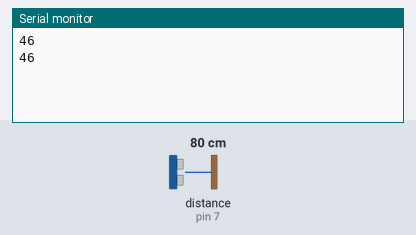
Bench run of a program on a simulated Arduino Uno, built with avr-gcc and run on an emulated ATmega328P. On the bench: the last lines printed to the serial monitor. Wiring (inferred from the names in the program): ultrasonic range finder: trigger pin 6; echo pin 7. Inputs (shaded band) come from the test bench; at power-on: distance to the obstacle (sensor on pin 7) 80 cm. The echo pulse lasts 58.3 µs per cm; no radio packets arrive unless stated.

Above: at 2.8 s.
2.9 s: distance to the obstacle (sensor on pin 7) set to 2 cm
At 3.8 s:
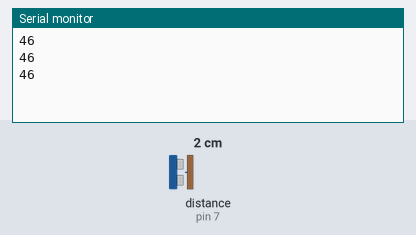
4.4 s: distance to the obstacle (sensor on pin 7) set to 4 cm
At 5.4 s:
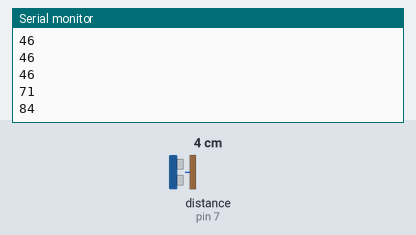
Timing chart, 0 to 7.4 s (numbered marks = the images above; inputs shaded):
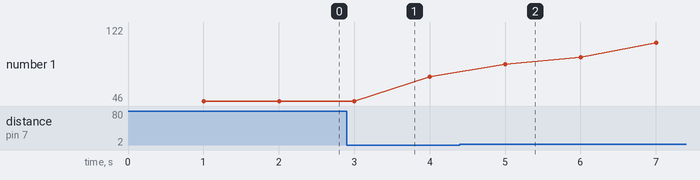

Measured:
- after the input at 4.4 s, the serial monitor: prints a new line after 0.60 s (image 2)
- plotted number 1: 46 → 71 after the input at 2.9 s, 71 → 121 after the input at 4.4 s

The program:

main.cpp
```cpp
#include <Arduino.h>
#include <SPI.h>
#include <RF24.h>

RF24 radio(9, 10);  // Set CE and CSN pins for NRF24L01+ module

const byte address[6] = "00001";  // Set the transmitting address as a byte array

const int triggerPin = 6;  // Connect the trigger pin of the HC-SR04 to digital pin 2
const int echoPin = 7;  // Connect the echo pin of the HC-SR04 to digital pin 3

unsigned long previousMillis = 0;  // Stores the previous time
const long interval = 1000;  // Interval between measurements in milliseconds

const int numSamples = 5;  // Number of distance samples to collect
int distances[numSamples];  // Array to store the distance samples
int currentIndex = 0;  // Index of the current distance sample

const int maxDistance = 125;  // Maximum distance limit in centimeters

void setup() {
  Serial.begin(115200);
  radio.begin();
  radio.openWritingPipe(address);
  radio.setPALevel(RF24_PA_MAX);
  radio.setChannel(75);
  radio.setDataRate(RF24_250KBPS);
  radio.stopListening();

  pinMode(triggerPin, OUTPUT);
  pinMode(echoPin, INPUT);

  // Initialize the distances array with an initial value
  for (int i = 0; i < numSamples; i++) {
    distances[i] = -1;
  }
}

void loop() {
  unsigned long currentMillis = millis();  // Current time

  // Check if the interval has passed
  if (currentMillis - previousMillis >= interval) {
    previousMillis = currentMillis;  // Update the previous time

    long duration, distance;

    // Send a pulse to the trigger pin to start the measurement
    digitalWrite(triggerPin, LOW);
    delayMicroseconds(2);
    digitalWrite(triggerPin, HIGH);
    delayMicroseconds(10);
    digitalWrite(triggerPin, LOW);

    // Measure the duration of the pulse from the echo pin
    duration = pulseIn(echoPin, HIGH);

    // Calculate the distance in centimeters
    distance = duration / 58.2;

    // Apply error reduction using indexing approach
    if (distance >= 2 && distance <= maxDistance) {
      distances[currentIndex] = maxDistance - distance;  // Reverse the measurement
      currentIndex = (currentIndex + 1) % numSamples;
    }

    // Calculate the average distance
    int sum = 0;
    int validSamples = 0;
    for (int i = 0; i < numSamples; i++) {
      if (distances[i] != -1) {
        sum += distances[i];
        validSamples++;
      }
    }
    int averageDistance = (validSamples > 0) ? (sum / validSamples) : -1;

    radio.write(&averageDistance, sizeof(averageDistance));  // Send the average distance value wirelessly to the receiver
    Serial.println(averageDistance);
  }
}
```
